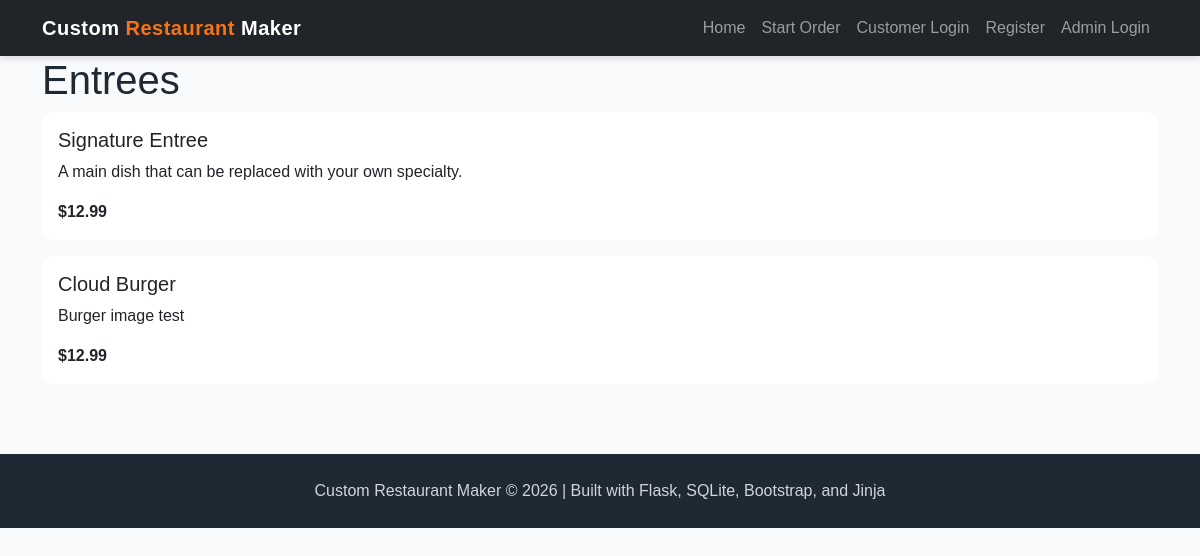
Before: /entrees with the older database file.
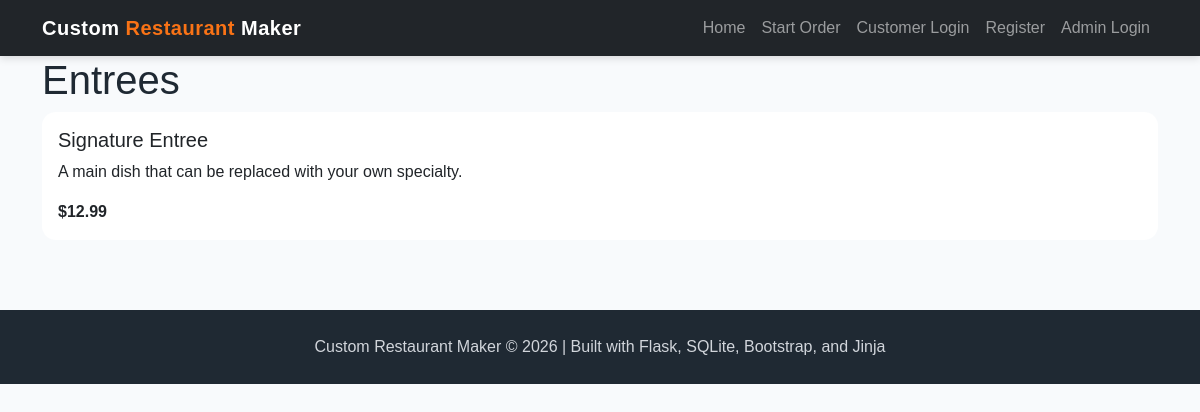
After: the same page with the newer database file.
### app.py (models this page shows)
class Menu(db.Model):
    __tablename__ = "menu"
    menu_id = db.Column(db.Integer, primary_key=True)
    name = db.Column(db.String(150), nullable=False)
    category = db.Column(db.String(100), nullable=False)
    price = db.Column(db.Float, nullable=False)
    description = db.Column(db.Text)
    image_filename = db.Column(db.String(255))
    image_url = db.Column(db.Text)

### app.py (the view)
@app.route('/entrees')
def entrees():
    conn = get_db()
    cur = conn.cursor()
    cur.execute("SELECT * FROM menu WHERE LOWER(category) = ?", ("entrees",))
    menu = cur.fetchall()
    conn.close()
    return render_template('entrees.html', menu=menu)

### app.py (called while the page is built)
def get_db():
    conn = sqlite3.connect("project4.db")
    conn.row_factory = sqlite3.Row
    return conn

### templates/entrees.html (shortened to what this page needs)
{% extends "base.html" %}
{% block content %}
<h1>Entrees</h1>
{% for item in menu %}
<div class="card mb-3">
    <div class="card-body">
        <h5>{{ item['name'] }}</h5>
        <p>
            {{ item['description'] }}
        </p>
        <strong>
            ${{ item['price'] }}
        </strong>
    </div>
</div>
{% endfor %}
{% endblock %}

Changed rows visible on the page:
removed Menu: name "Cloud Burger", description "Burger image test", price "12.99"
